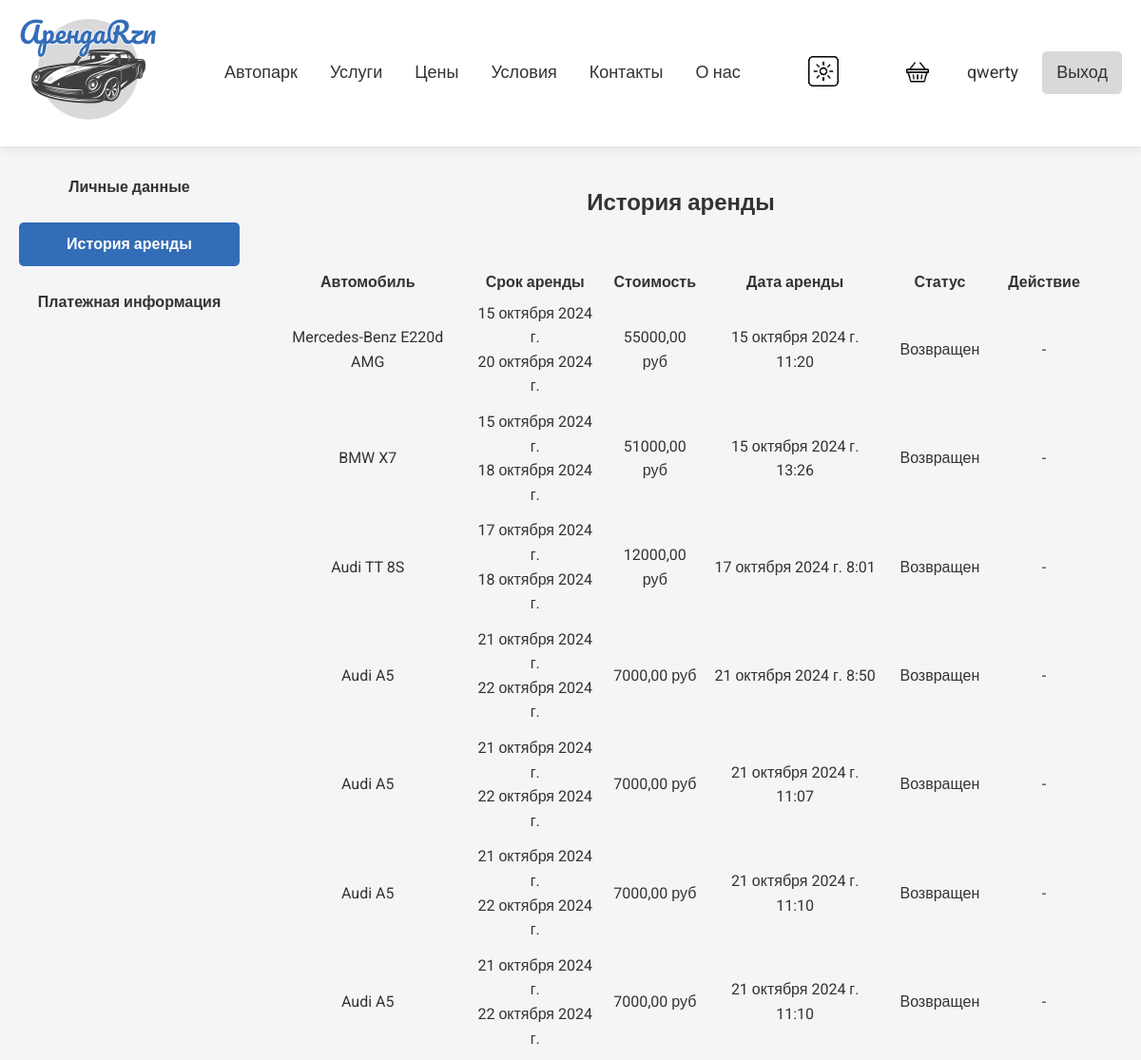
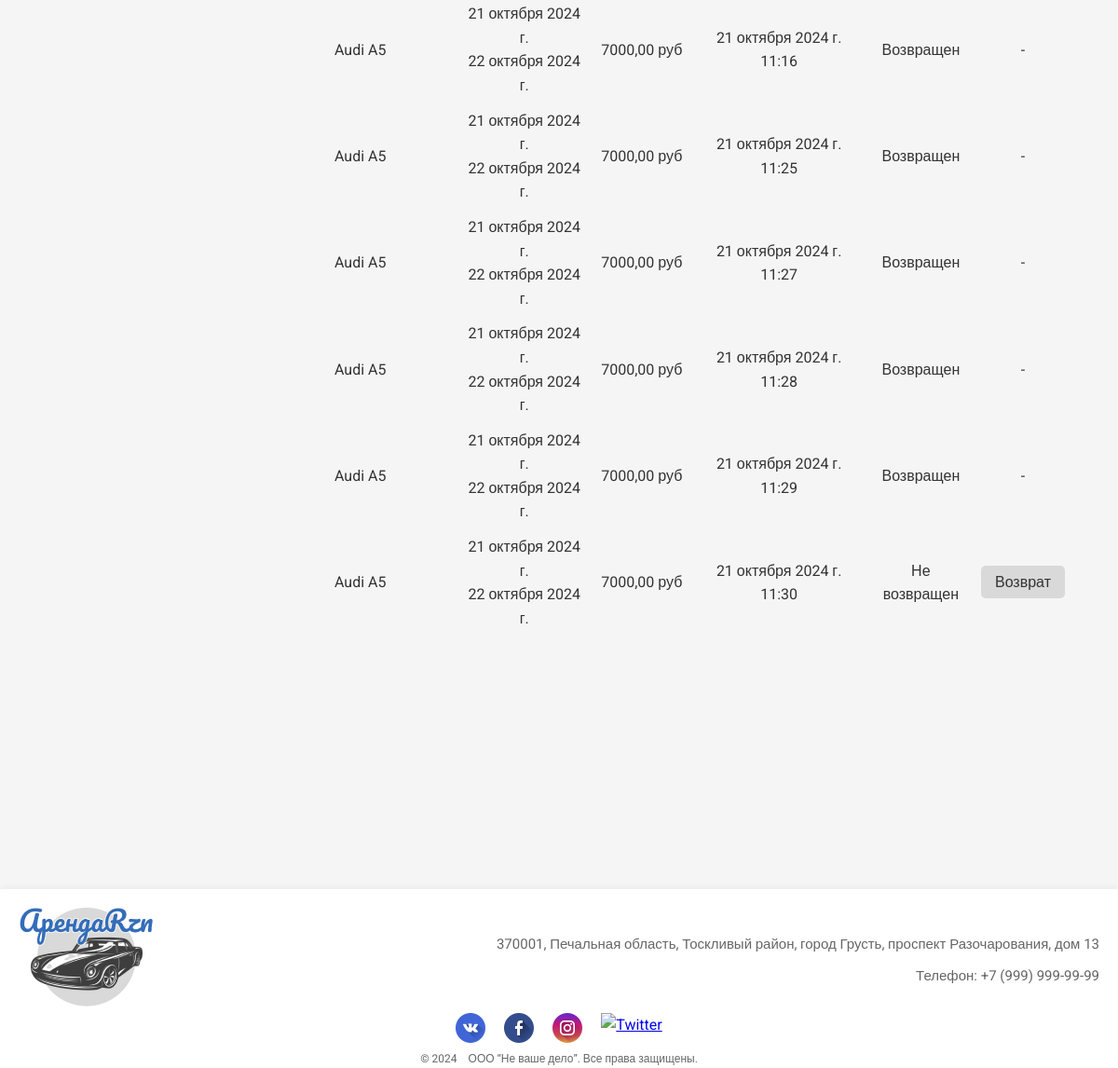
Screenshot of /users/rental_history (signed in) with the database file from the repository (2 pictures, top to bottom).
### users/models.py (models this page shows)
class User(AbstractUser):
    image = models.ImageField(upload_to='users_images', blank=True)
    phone_number = models.CharField(max_length=15, blank=True)
    documents = models.FileField(upload_to='documents', blank=True)

### cars/models.py (models this page shows, shortened)
class RentalHistory(models.Model):
    user = models.ForeignKey(User, on_delete=models.CASCADE)
    car = models.ForeignKey(Cars, on_delete=models.CASCADE)
    start_date = models.DateField()
    end_date = models.DateField()
    total_price = models.DecimalField(max_digits=10, decimal_places=2)
    rented_at = models.DateTimeField(auto_now_add=True)
    is_returned = models.BooleanField(default=False)

class Cars(models.Model):
    brand = models.ForeignKey(CarBrands, on_delete=models.PROTECT)
    model = models.CharField(max_length=64)
    year = models.IntegerField()
    image = models.ImageField(upload_to='car_img', blank=True)
    description = models.TextField(blank=True)
    price = models.DecimalField(max_digits=9, decimal_places=2)
    carClass = models.ForeignKey(CarClasses, on_delete=models.PROTECT)
    is_rented = models.BooleanField(default=False)

class CarBrands(models.Model):
    name = models.CharField(max_length=64, unique=True)
    def __str__(self) -> str:
        return self.name

### users/views.py (the view)
# urls.py: path('rental_history', rental_history, name='rental_history'),
@login_required
def rental_history(request):
    rental = RentalHistory.objects.filter(user=request.user)
    context = {'history_items': rental,
               'title': 'История аренды',}
    return render(request, 'users/rental_history.html', context)

### users/templates/users/rental_history.html (shortened to what this page needs)
{% extends 'cars/base.html' %}
{% load static %}
{% block css %}
  <link rel="stylesheet" href='{% static "css/rental_history.css" %}' />
{% endblock %}
{% block context %}
<section class="history-section">
    <div class="profile-sidebar">
        <ul>
            <li><a href="{% url 'users:profile' %}">Личные данные</a></li>
            <li><a class="active" href="{% url 'users:rental_history' %}">История аренды</a></li>
            <li><a href="#payment-info">Платежная информация</a></li>
        </ul>
    </div>
    <div class="history-items">
        <h1>История аренды</h1>
        {% if history_items %}
            <table class="history-table">
                <thead>
                    <tr>
                        <th>Автомобиль</th>
                        <th>Срок аренды</th>
                        <th>Стоимость</th>
                        <th>Дата аренды</th>
                        <th>Статус</th>
                        <th>Действие</th>
                    </tr>
                </thead>
                <tbody>
                    {% for item in history_items %}
                    <tr>
                        <td>{{ item.car.brand }} {{ item.car.model }}</td>
                        <td>{{ item.start_date }} <br> {{ item.end_date }}</td>
                        <td>{{ item.total_price }} руб</td>
                        <td>{{ item.rented_at }}</td>
                        <td>
                            {% if item.is_returned %}
                                Возвращен
                            {% else %}
                                Не возвращен
                            {% endif %}
                        </td>
                        <td>
                            {% if not item.is_returned %}
                                <a href="{% url 'users:return_car' item.id %}" class="return-btn">Возврат</a>
                            {% else %}
                                -
                            {% endif %}
                        </td>
                    </tr>
                    {% endfor %}
                </tbody>
            </table>
        {% else %}
            <p>У вас нет истории аренды.</p>
        {% endif %}
    </div>
</section>
{% endblock %}

### cars/templates/cars/base.html (shortened to what this page needs)
<!DOCTYPE html>
{% load static %}
<html lang="ru">
<head>
  <link rel="stylesheet" href='{% static "css/global.css" %}' />
  {% block css %} {% endblock %}
</head>
<body class="light-theme">
  <div class="wrapper">
    <header class="header light-theme">
      <div><a href="{% url 'index' %}"><img src='{% static "/img/logo.png" %}' alt="logo"></a></div>
      <nav class="nav-menu light-theme">
        <a href="{% url 'cars:index' %}">Автопарк</a>
        <a href="#services">Услуги</a>
        <a href="#prices">Цены</a>
        <a href="#conditions">Условия</a>
        <a href="#contacts">Контакты</a>
        <a href="{% url 'about' %}">О нас</a>
      </nav>
      <button id="themeToggle">
        <img class="img" id="img" alt="Светлая тема" src='{% static "img/icons/dark.png" %}' />
      </button>
      <div class="auth light-theme">
        {% if user.is_authenticated %}
          <div class="cart">
            <a href="{% url 'cart' %}" class="cart-btn">
              <img class="cart-img" id="cart-img" src={% static "img/icons/cart-dark.png" %} alt="Корзина">
            </a>
          </div>
          <a href="{% url 'users:profile' %}" class="profile-btn" id="profile-btn">{{ user.username }}</a>
          <a href="{% url 'users:logout' %}" class="logout-btn" id="logout-btn">Выход</a>
        {% else %}
          <a href="{% url 'users:register' %}" class="register-btn" id="register-btn">Регистрация</a>
          <a href="{% url 'users:login' %}" class="login-btn" id="login-btn">Вход</a>
        {% endif %}
      </div>
    </header>
    <div class="main">
      {% block context %} {% endblock %}
    </div>
    <footer class="footer light-theme">
      <div class="place">
        <div><a href="{% url 'index' %}"><img src='{% static "/img/logo.png" %}' alt="logo"></a></div>
        <div>
          <p class="info">370001, Печальная область, Тоскливый район, город Грусть, проспект Разочарования, дом 13</p>
          <p class="info">Телефон: +7 (999) 999-99-99</p>
        </div>
      </div>
      <div class="social-icons">
        <a href="https://vk.com" target="_blank" class="social-icon vk">
          <img src={% static "img/icons/vkontakte.png" %} alt="VK">
        </a>
        <a href="https://facebook.com" target="_blank" class="social-icon facebook">
          <img src={% static "img/icons/facebook.png" %} alt="Facebook">
        </a>
        <a href="https://instagram.com" target="_blank" class="social-icon instagram">
          <img src={% static "img/icons/instagram.png" %} alt="Instagram">
        </a>
        <a href="https://twitter.com" target="_blank" class="social-icon twitter">
          <img src={% static "img/icons/twitter.png" %} alt="Twitter">
        </a>
      </div>
      <p class="copy">&copy; 2024 &ensp; ООО “Не ваше дело”. Все права защищены.</p>
    </footer>
  </div>
</body>
</html>

### static/css/global.css (style rules this page uses)
* { margin: 0; padding: 0; box-sizing: border-box; }
body.light-theme { background-color: #f5f5f5; color: #333; }
body, html { font-family: "Roboto", sans-serif; line-height: 1.6; height: 100%; }
.wrapper { min-height: 100%; display: flex; flex-direction: column; align-items: center; justify-content: space-between; text-align: center; position: relative; }
.header { display: flex; justify-content: space-between; align-items: center; width: 100%; max-width: 1280px; padding: 20px; box-shadow: 0 2px 10px rgba(0, 0, 0, 0.1); }
.header.light-theme { background-color: #ffffff; }
#themeToggle { background-color: transparent; border: 0; outline: none; cursor: pointer; }
.nav-menu a { margin: 0 15px; font-size: 18px; text-decoration: none; transition: color 0.3s; }
.nav-menu.light-theme > a { color: #333; }
.auth { display: flex; gap: 10px; }
.auth.light-theme > a { color: #333; }
.cart { display: flex; align-items: center; padding: 8px 15px; }
.cart a { padding: 0; }
.cart-btn { padding: 0; height: 26px; }
.cart-img { height: 24px; width: 24px; }
#register-btn, #profile-btn, #cart-btn { padding: 8px 15px; font-size: 18px; text-decoration: none; transition: color 0.3s; }
#login-btn, #logout-btn { padding: 8px 15px; background-color: #d9d9d9; color: #333; text-decoration: none; border-radius: 5px; font-size: 18px; }
.main { flex: 1 1 auto; min-height: 100%; display: flex; flex-direction: column; align-items: center; justify-content: space-between; text-align: center; position: relative; width: 100%; max-width: 1280px; }
.footer { flex: 0 0 auto; box-shadow: 0 2px 10px rgba(0, 0, 0, 0.1); color: #333; padding: 20px 20px 0; width: 100%; max-width: 1280px; text-align: center; margin-top: 200px }
.footer.light-theme { background-color: #ffffff; }
.footer.light-theme p { color: #666; }
.copy { font-size: 12px; }
.place { display: flex; align-items: center; justify-content: space-between; }
.info { font-size: 15px; margin: 10px 0; text-align: right; }
.social-icons { display: flex; justify-content: center; gap: 20px; }
.profile-sidebar { width: 20%; }
.profile-sidebar ul { list-style: none; padding: 0; }
.profile-sidebar ul li { margin-bottom: 15px; }
.profile-sidebar ul li a { text-decoration: none; color: #333; font-weight: bold; padding: 10px 15px; display: block; background-color: #f5f5f5; border-radius: 5px; transition: background-color 0.3s ease; }
.profile-sidebar ul li a:hover, .profile-sidebar ul li a.active { background-color: #336db8; color: #fff; }

### static/css/rental_history.css (style rules this page uses)
.history-section { display: flex; padding: 20px; width: 100%; height: 100%; }
.history-items { width: 80%; }
.history-table { text-align: center; width: 100%; }
td { padding: 5px; }
.history-items { padding: 20px 30px 50px; }
.history-items h1 { margin-bottom: 50px; }
.return-btn { padding: 8px 15px; background-color: #d9d9d9; color: #333; text-decoration: none; border-radius: 5px; }

### rows the page displays
User: username "qwerty"
RentalHistory: car.brand "Mercedes-Benz", car.model "E220d AMG", start_date "15 октября 2024 г.", end_date "20 октября 2024 г.", total_price "55000,00", rented_at "15 октября 2024 г. 11:20", is_returned "Возвращен"
RentalHistory: car.brand "BMW", car.model "X7", start_date "15 октября 2024 г.", end_date "18 октября 2024 г.", total_price "51000,00", rented_at "15 октября 2024 г. 13:26", is_returned "Возвращен"
RentalHistory: car.brand "Audi", car.model "TT 8S", start_date "17 октября 2024 г.", end_date "18 октября 2024 г.", total_price "12000,00", rented_at "17 октября 2024 г. 8:01", is_returned "Возвращен"
RentalHistory: car.brand "Audi", car.model "A5", start_date "21 октября 2024 г.", end_date "22 октября 2024 г.", total_price "7000,00", rented_at "21 октября 2024 г. 8:50", is_returned "Возвращен"
RentalHistory: car.brand "Audi", car.model "A5", start_date "21 октября 2024 г.", end_date "22 октября 2024 г.", total_price "7000,00", rented_at "21 октября 2024 г. 11:07", is_returned "Возвращен"
RentalHistory: car.brand "Audi", car.model "A5", start_date "21 октября 2024 г.", end_date "22 октября 2024 г.", total_price "7000,00", rented_at "21 октября 2024 г. 11:10", is_returned "Возвращен"
RentalHistory: car.brand "Audi", car.model "A5", start_date "21 октября 2024 г.", end_date "22 октября 2024 г.", total_price "7000,00", rented_at "21 октября 2024 г. 11:10", is_returned "Возвращен"
RentalHistory: car.brand "Audi", car.model "A5", start_date "21 октября 2024 г.", end_date "22 октября 2024 г.", total_price "7000,00", rented_at "21 октября 2024 г. 11:16", is_returned "Возвращен"
RentalHistory: car.brand "Audi", car.model "A5", start_date "21 октября 2024 г.", end_date "22 октября 2024 г.", total_price "7000,00", rented_at "21 октября 2024 г. 11:25", is_returned "Возвращен"
RentalHistory: car.brand "Audi", car.model "A5", start_date "21 октября 2024 г.", end_date "22 октября 2024 г.", total_price "7000,00", rented_at "21 октября 2024 г. 11:27", is_returned "Возвращен"
RentalHistory: car.brand "Audi", car.model "A5", start_date "21 октября 2024 г.", end_date "22 октября 2024 г.", total_price "7000,00", rented_at "21 октября 2024 г. 11:28", is_returned "Возвращен"
RentalHistory: car.brand "Audi", car.model "A5", start_date "21 октября 2024 г.", end_date "22 октября 2024 г.", total_price "7000,00", rented_at "21 октября 2024 г. 11:29", is_returned "Возвращен"
RentalHistory: car.brand "Audi", car.model "A5", start_date "21 октября 2024 г.", end_date "22 октября 2024 г.", total_price "7000,00", rented_at "21 октября 2024 г. 11:30", is_returned "Не возвращен"
